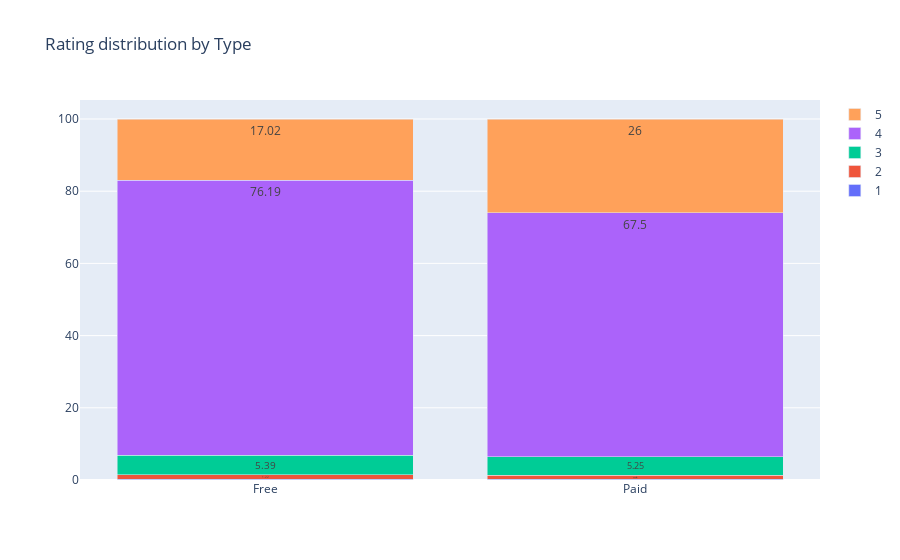

The cell this chart's notebook holds for it:
### Code cell
get_cat_ratings_chart('Type')

### Figure 1 — Plotly figure (JSON) as saved in the notebook; plotly's stock layout.template omitted (floating-point values rounded to 4 significant figures)
{"data": [{"name": "1", "text": [0.18, 0.25], "textposition": "auto", "type": "bar", "x": ["Free", "Paid"], "y": [0.18, 0.25]}, {"name": "2", "text": [1.22, 1], "textposition": "auto", "type": "bar", "x": ["Free", "Paid"], "y": [1.22, 1]}, {"name": "3", "text": [5.39, 5.25], "textposition": "auto", "type": "bar", "x": ["Free", "Paid"], "y": [5.39, 5.25]}, {"name": "4", "text": [76.19, 67.5], "textposition": "auto", "type": "bar", "x": ["Free", "Paid"], "y": [76.19, 67.5]}, {"name": "5", "text": [17.02, 26], "textposition": "auto", "type": "bar", "x": ["Free", "Paid"], "y": [17.02, 26]}], "layout": {"barmode": "stack", "title": {"text": "Rating distribution by Type"}}}
